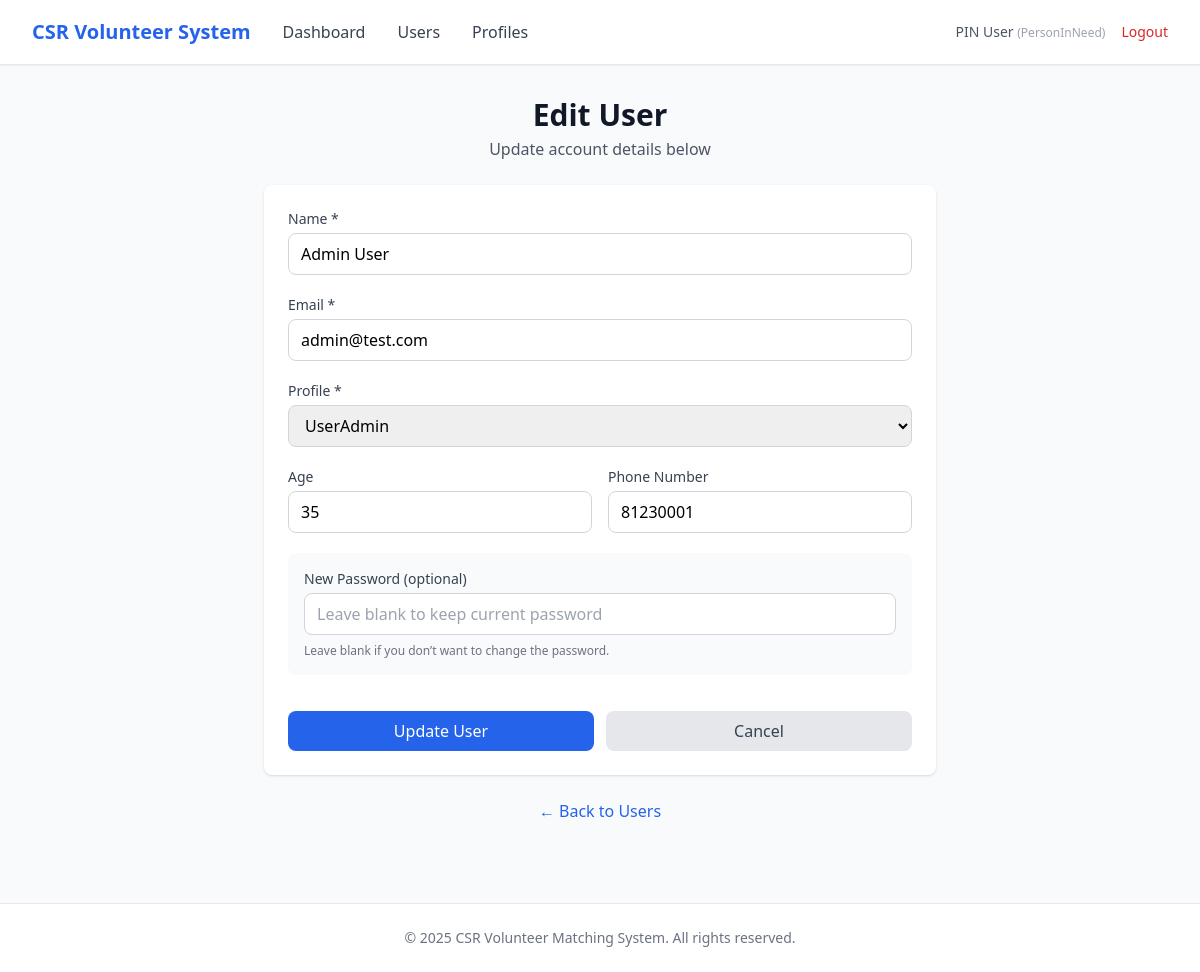
The page /admin/users/1/edit (signed in) on the database its author committed.
### app/entity/user_account.py (models this page shows, shortened)
class UserAccount(UserMixin, db.Model):
    __tablename__ = "user_accounts"
    userID = db.Column(db.Integer, primary_key=True, autoincrement=True)  # explicit auto increment
    name = db.Column(db.String(100), nullable=False)
    email = db.Column(db.String(120), nullable=False, unique=True, index=True)
    _password = db.Column("password", db.String(255), nullable=False)
    age = db.Column(db.Integer)
    phoneNumber = db.Column(db.String(20))
    isActive = db.Column(db.Boolean, default=True)
    profileID = db.Column(db.Integer, db.ForeignKey("user_profiles.profileID"), nullable=False)
    profile = db.relationship("UserProfile", back_populates="users", lazy=True)
    @property
    def password(self):
        raise AttributeError("Password is write-only.")
    @password.setter
    def password(self, raw):
        self._password = generate_password_hash(raw)

### app/entity/user_profile.py (models this page shows)
class UserProfile(db.Model):
    __tablename__ = "user_profiles"
    profileID   = db.Column(db.Integer, primary_key=True, autoincrement=True)  # explicit auto increment
    profileName = db.Column(db.String(50), nullable=False, unique=True)
    description = db.Column(db.String(255))
    isActive    = db.Column(db.Boolean, default=True)
    users = db.relationship("UserAccount", back_populates="profile", lazy=True)

### app/boundary/routes.py (the view, shortened to what this page needs)
@boundary_bp.route("/admin/users/<int:user_id>/edit", methods=["GET", "POST"])
@login_required
def admin_edit_user(user_id):
    from app.entity.user_profile import UserProfile
    from app.entity.user_account import UserAccount
    profiles = UserProfile.query.filter_by(isActive=True).all()
    user = UserAccount.query.get(user_id)
    if not user:
        flash("User not found.", "danger")
        return redirect(url_for("boundary.admin_users"))
    return render_template("admin/edit_user.html", user=user, profiles=profiles)

### app/entity/user_account.py (called while the page is built)
@login_manager.user_loader
def load_user(user_id):
    return UserAccount.query.get(int(user_id))

### app/templates/admin/edit_user.html (shortened to what this page needs)
{% extends "base.html" %}
{% block nav_links %}
<a href="{{ url_for('boundary.admin_dashboard') }}" class="text-gray-700 hover:text-primary">Dashboard</a>
<a href="{{ url_for('boundary.admin_users') }}" class="text-gray-700 hover:text-primary">Users</a>
<a href="{{ url_for('boundary.admin_profiles') }}" class="text-gray-700 hover:text-primary">Profiles</a>
{% endblock %}
{% block content %}
<div class="max-w-2xl mx-auto">
    <div class="mb-6 text-center">
        <h1 class="text-3xl font-bold text-gray-900">Edit User</h1>
        <p class="text-gray-600 mt-1">Update account details below</p>
    </div>
    <div class="bg-white rounded-lg shadow p-6">
        <form method="POST" action="{{ url_for('boundary.admin_edit_user', user_id=user.userID) }}" class="space-y-5">
            <div>
                <label for="name" class="block text-sm font-medium text-gray-700 mb-1">Name *</label>
                <input type="text" id="name" name="name" value="{{ user.name }}" required
                       class="w-full px-3 py-2 border border-gray-300 rounded-lg focus:ring-2 focus:ring-primary">
            </div>
            <div>
                <label for="email" class="block text-sm font-medium text-gray-700 mb-1">Email *</label>
                <input type="email" id="email" name="email" value="{{ user.email }}" required
                       class="w-full px-3 py-2 border border-gray-300 rounded-lg focus:ring-2 focus:ring-primary">
            </div>
            <div>
                <label for="profile_id" class="block text-sm font-medium text-gray-700 mb-1">Profile *</label>
                <select name="profile_id" id="profile_id"
                        class="w-full px-3 py-2 border border-gray-300 rounded-lg focus:ring-2 focus:ring-primary">
                    {% for p in profiles %}
                        <option value="{{ p.profileID }}" {% if user.profileID == p.profileID %}selected{% endif %}>
                            {{ p.profileName }}
                        </option>
                    {% endfor %}
                </select>
            </div>
            <div class="grid grid-cols-2 gap-4">
                <div>
                    <label for="age" class="block text-sm font-medium text-gray-700 mb-1">Age</label>
                    <input type="number" id="age" name="age" min="1" max="120"
                           value="{{ user.age or '' }}"
                           class="w-full px-3 py-2 border border-gray-300 rounded-lg focus:ring-2 focus:ring-primary">
                </div>
                <div>
                    <label for="phoneNumber" class="block text-sm font-medium text-gray-700 mb-1">Phone Number</label>
                    <input type="tel" id="phoneNumber" name="phoneNumber" value="{{ user.phoneNumber or '' }}"
                           class="w-full px-3 py-2 border border-gray-300 rounded-lg focus:ring-2 focus:ring-primary">
                </div>
            </div>
            <div class="mt-4 p-4 bg-gray-50 rounded-lg">
                <label for="new_password" class="block text-sm font-medium text-gray-700 mb-1">
                    New Password (optional)
                </label>
                <input type="password" id="new_password" name="new_password"
                       placeholder="Leave blank to keep current password"
                       minlength="8"
                       class="w-full px-3 py-2 border border-gray-300 rounded-lg focus:ring-2 focus:ring-primary">
                <p class="text-xs text-gray-500 mt-2">
                    Leave blank if you don’t want to change the password.
                </p>
            </div>
            <div class="flex gap-3 pt-4">
                <button type="submit"
                        class="flex-1 bg-primary text-white py-2 rounded-lg hover:bg-blue-700 transition">
                    Update User
                </button>
                <a href="{{ url_for('boundary.admin_users') }}"
                   class="flex-1 text-center bg-gray-200 text-gray-700 py-2 rounded-lg hover:bg-gray-300 transition">
                    Cancel
                </a>
            </div>
        </form>
    </div>
    <div class="mt-6 text-center">
        <a href="{{ url_for('boundary.admin_users') }}" class="text-primary hover:text-blue-700">
            ← Back to Users
        </a>
    </div>
</div>
{% endblock %}

### app/templates/base.html (shortened to what this page needs)
<!DOCTYPE html>
<html lang="en">
<head>
    <script src="https://cdn.tailwindcss.com"></script>
</head>
<body class="bg-gray-50 min-h-screen">
    {% if current_user.is_authenticated %}
    <nav class="bg-white shadow-sm border-b border-gray-200">
        <div class="max-w-7xl mx-auto px-4 sm:px-6 lg:px-8">
            <div class="flex justify-between items-center h-16">
                <div class="flex items-center gap-8">
                    <a href="{{ url_for('boundary.login') }}" class="text-xl font-bold text-primary">
                        CSR Volunteer System
                    </a>
                    {% block nav_links %}{% endblock %}
                </div>
                <div class="flex items-center gap-4">
                    <span class="text-sm text-gray-600">
                        {{ current_user.name }}
                        <span class="text-xs text-gray-400">({{ current_user.profile.profileName }})</span>
                    </span>
                    <a href="{{ url_for('boundary.logout') }}" class="text-sm text-red-600 hover:text-red-700">
                        Logout
                    </a>
                </div>
            </div>
        </div>
    </nav>
    {% endif %}
    <main class="max-w-7xl mx-auto px-4 sm:px-6 lg:px-8 py-8">
        {% block content %}{% endblock %}
    </main>
    <footer class="bg-white border-t border-gray-200 mt-12">
        <div class="max-w-7xl mx-auto px-4 sm:px-6 lg:px-8 py-6">
            <p class="text-center text-sm text-gray-500">
                &copy; 2025 CSR Volunteer Matching System. All rights reserved.
            </p>
        </div>
    </footer>
</body>
</html>

### rows shown on the page
UserAccount: name "PIN User"
UserProfile: profile.profileName "PersonInNeed"
UserAccount: name "Admin User", email "admin@test.com", profile_id "UserAdmin", age "35", phoneNumber "81230001"
